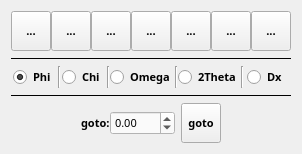
                   <widget class="QWidget" name="Single_Axis">
                    <attribute name="title">
                     <string>Single Axis</string>
                    </attribute>
                    <layout class="QVBoxLayout" name="verticalLayout_2">
                     <item>
                      <layout class="QHBoxLayout" name="horizontalLayout_5">
                       <property name="spacing">
                        <number>0</number>
                       </property>
                       <property name="sizeConstraint">
                        <enum>QLayout::SetMinimumSize</enum>
                       </property>
                       <item>
                        <widget class="QToolButton" name="btn_sax_stp_bck">
                         <property name="minimumSize">
                          <size>
                           <width>40</width>
                           <height>40</height>
                          </size>
                         </property>
                         <property name="font">
                          <font>
                           <family>AU Passata</family>
                           <pointsize>8</pointsize>
                           <weight>75</weight>
                           <bold>true</bold>
                          </font>
                         </property>
                         <property name="focusPolicy">
                          <enum>Qt::NoFocus</enum>
                         </property>
                         <property name="statusTip">
                          <string>Move a single motor step in the negative direction</string>
                         </property>
                         <property name="text">
                          <string>...</string>
                         </property>
                         <property name="icon">
                          <iconset resource="icons.qrc">
                           <normaloff>:/icons/minus.png</normaloff>:/icons/minus.png</iconset>
                         </property>
                         <property name="iconSize">
                          <size>
                           <width>24</width>
                           <height>24</height>
                          </size>
                         </property>
                         <property name="autoRepeat">
                          <bool>true</bool>
                         </property>
                        </widget>
                       </item>
                       <item>
                        <widget class="QToolButton" name="btn_sax_con_bck">
                         <property name="minimumSize">
                          <size>
                           <width>40</width>
                           <height>40</height>
                          </size>
                         </property>
                         <property name="font">
                          <font>
                           <family>AU Passata</family>
                           <pointsize>8</pointsize>
                           <weight>75</weight>
                           <bold>true</bold>
                          </font>
                         </property>
                         <property name="focusPolicy">
                          <enum>Qt::NoFocus</enum>
                         </property>
                         <property name="text">
                          <string>...</string>
                         </property>
                         <property name="icon">
                          <iconset resource="icons.qrc">
                           <normaloff>:/icons/first.png</normaloff>:/icons/first.png</iconset>
                         </property>
                         <property name="iconSize">
                          <size>
                           <width>24</width>
                           <height>24</height>
                          </size>
                         </property>
                         <property name="checkable">
                          <bool>true</bool>
                         </property>
                        </widget>
                       </item>
                       <item>
                        <widget class="QToolButton" name="btn_sax_run_bck">
                         <property name="minimumSize">
                          <size>
                           <width>40</width>
                           <height>40</height>
                          </size>
                         </property>
                         <property name="font">
                          <font>
                           <family>AU Passata</family>
                           <pointsize>8</pointsize>
                           <weight>75</weight>
                           <bold>true</bold>
                          </font>
                         </property>
                         <property name="focusPolicy">
                          <enum>Qt::NoFocus</enum>
                         </property>
                         <property name="text">
                          <string>...</string>
                         </property>
                         <property name="icon">
                          <iconset resource="icons.qrc">
                           <normaloff>:/icons/back.png</normaloff>:/icons/back.png</iconset>
                         </property>
                         <property name="iconSize">
                          <size>
                           <width>24</width>
                           <height>24</height>
                          </size>
                         </property>
                         <property name="checkable">
                          <bool>false</bool>
                         </property>
                         <property name="autoRepeat">
                          <bool>false</bool>
                         </property>
                         <property name="autoExclusive">
                          <bool>false</bool>
                         </property>
                         <property name="autoRepeatDelay">
                          <number>100</number>
                         </property>
                        </widget>
                       </item>
                       <item>
                        <widget class="QToolButton" name="btn_sax_run_stp">
                         <property name="minimumSize">
                          <size>
                           <width>40</width>
                           <height>40</height>
                          </size>
                         </property>
                         <property name="font">
                          <font>
                           <family>AU Passata</family>
                           <pointsize>8</pointsize>
                           <weight>75</weight>
                           <bold>true</bold>
                          </font>
                         </property>
                         <property name="focusPolicy">
                          <enum>Qt::NoFocus</enum>
                         </property>
                         <property name="statusTip">
                          <string>Stop all motors &amp; abort data collection!</string>
                         </property>
                         <property name="text">
                          <string>...</string>
                         </property>
                         <property name="icon">
                          <iconset resource="icons.qrc">
                           <normaloff>:/icons/stop.png</normaloff>:/icons/stop.png</iconset>
                         </property>
                         <property name="iconSize">
                          <size>
                           <width>24</width>
                           <height>24</height>
                          </size>
                         </property>
                        </widget>
                       </item>
                       <item>
                        <widget class="QToolButton" name="btn_sax_run_fwd">
                         <property name="minimumSize">
                          <size>
                           <width>40</width>
                           <height>40</height>
                          </size>
                         </property>
                         <property name="font">
                          <font>
                           <family>AU Passata</family>
                           <pointsize>8</pointsize>
                           <weight>75</weight>
                           <bold>true</bold>
                          </font>
                         </property>
                         <property name="focusPolicy">
                          <enum>Qt::NoFocus</enum>
                         </property>
                         <property name="text">
                          <string>...</string>
                         </property>
                         <property name="icon">
                          <iconset resource="icons.qrc">
                           <normaloff>:/icons/forward.png</normaloff>:/icons/forward.png</iconset>
                         </property>
                         <property name="iconSize">
                          <size>
                           <width>24</width>
                           <height>24</height>
                          </size>
                         </property>
                         <property name="checkable">
                          <bool>false</bool>
                         </property>
                         <property name="autoRepeat">
                          <bool>false</bool>
                         </property>
                         <property name="autoExclusive">
                          <bool>false</bool>
                         </property>
                         <property name="autoRepeatDelay">
                          <number>100</number>
                         </property>
                        </widget>
                       </item>
                       <item>
                        <widget class="QToolButton" name="btn_sax_con_fwd">
                         <property name="minimumSize">
                          <size>
                           <width>40</width>
                           <height>40</height>
                          </size>
                         </property>
                         <property name="font">
                          <font>
                           <family>AU Passata</family>
                           <pointsize>8</pointsize>
                           <weight>75</weight>
                           <bold>true</bold>
                          </font>
                         </property>
                         <property name="focusPolicy">
                          <enum>Qt::NoFocus</enum>
                         </property>
                         <property name="text">
                          <string>...</string>
                         </property>
                         <property name="icon">
                          <iconset resource="icons.qrc">
                           <normaloff>:/icons/last.png</normaloff>:/icons/last.png</iconset>
                         </property>
                         <property name="iconSize">
                          <size>
                           <width>24</width>
                           <height>24</height>
                          </size>
                         </property>
                         <property name="checkable">
                          <bool>true</bool>
                         </property>
                        </widget>
                       </item>
                       <item>
                        <widget class="QToolButton" name="btn_sax_stp_fwd">
                         <property name="minimumSize">
                          <size>
                           <width>40</width>
                           <height>40</height>
                          </size>
                         </property>
                         <property name="font">
                          <font>
                           <family>AU Passata</family>
                           <pointsize>8</pointsize>
                           <weight>75</weight>
                           <bold>true</bold>
                          </font>
                         </property>
                         <property name="focusPolicy">
                          <enum>Qt::NoFocus</enum>
                         </property>
                         <property name="statusTip">
                          <string>Move a single motor step in the positive direction</string>
                         </property>
                         <property name="text">
                          <string>...</string>
                         </property>
                         <property name="icon">
                          <iconset resource="icons.qrc">
                           <normaloff>:/icons/plus.png</normaloff>:/icons/plus.png</iconset>
                         </property>
                         <property name="iconSize">
                          <size>
                           <width>24</width>
                           <height>24</height>
                          </size>
                         </property>
                         <property name="autoRepeat">
                          <bool>true</bool>
                         </property>
                        </widget>
                       </item>
                      </layout>
                     </item>
                     <item>
                      <widget class="Line" name="line">
                       <property name="font">
                        <font>
                         <family>AU Passata</family>
                         <pointsize>8</pointsize>
                         <weight>75</weight>
                         <bold>true</bold>
                        </font>
                       </property>
                       <property name="frameShadow">
                        <enum>QFrame::Plain</enum>
                       </property>
                       <property name="orientation">
                        <enum>Qt::Horizontal</enum>
                       </property>
                      </widget>
                     </item>
                     <item>
                      <layout class="QHBoxLayout" name="horizontalLayout_7">
                       <property name="spacing">
                        <number>0</number>
                       </property>
                       <item alignment="Qt::AlignHCenter">
                        <widget class="QRadioButton" name="rdo_sax_phi">
                         <property name="font">
                          <font>
                           <family>AU Passata</family>
                           <pointsize>8</pointsize>
                           <weight>75</weight>
                           <bold>true</bold>
                          </font>
                         </property>
                         <property name="focusPolicy">
                          <enum>Qt::NoFocus</enum>
                         </property>
                         <property name="text">
                          <string>Phi</string>
                         </property>
                         <property name="checked">
                          <bool>true</bool>
                         </property>
                        </widget>
                       </item>
                       <item>
                        <widget class="Line" name="line_4">
                         <property name="font">
                          <font>
                           <family>AU Passata</family>
                           <pointsize>8</pointsize>
                           <weight>75</weight>
                           <bold>true</bold>
                          </font>
                         </property>
                         <property name="orientation">
                          <enum>Qt::Vertical</enum>
                         </property>
                        </widget>
                       </item>
                       <item alignment="Qt::AlignHCenter">
                        <widget class="QRadioButton" name="rdo_sax_chi">
                         <property name="font">
                          <font>
                           <family>AU Passata</family>
                           <pointsize>8</pointsize>
                           <weight>75</weight>
                           <bold>true</bold>
                          </font>
                         </property>
                         <property name="focusPolicy">
                          <enum>Qt::NoFocus</enum>
                         </property>
                         <property name="text">
                          <string>Chi</string>
                         </property>
                        </widget>
                       </item>
                       <item>
                        <widget class="Line" name="line_5">
                         <property name="font">
                          <font>
                           <family>AU Passata</family>
                           <pointsize>8</pointsize>
                           <weight>75</weight>
                           <bold>true</bold>
                          </font>
                         </property>
                         <property name="orientation">
                          <enum>Qt::Vertical</enum>
                         </property>
                        </widget>
                       </item>
                       <item alignment="Qt::AlignHCenter">
                        <widget class="QRadioButton" name="rdo_sax_omg">
                         <property name="font">
                          <font>
                           <family>AU Passata</family>
                           <pointsize>8</pointsize>
                           <weight>75</weight>
                           <bold>true</bold>
                          </font>
                         </property>
                         <property name="focusPolicy">
                          <enum>Qt::NoFocus</enum>
                         </property>
                         <property name="text">
                          <string>Omega</string>
                         </property>
                        </widget>
                       </item>
                       <item>
                        <widget class="Line" name="line_6">
                         <property name="font">
                          <font>
                           <family>AU Passata</family>
                           <pointsize>8</pointsize>
                           <weight>75</weight>
                           <bold>true</bold>
                          </font>
                         </property>
                         <property name="orientation">
                          <enum>Qt::Vertical</enum>
                         </property>
                        </widget>
                       </item>
                       <item alignment="Qt::AlignHCenter">
                        <widget class="QRadioButton" name="rdo_sax_tth">
                         <property name="font">
                          <font>
                           <family>AU Passata</family>
                           <pointsize>8</pointsize>
                           <weight>75</weight>
                           <bold>true</bold>
                          </font>
                         </property>
                         <property name="focusPolicy">
                          <enum>Qt::NoFocus</enum>
                         </property>
                         <property name="text">
                          <string>2Theta</string>
                         </property>
                        </widget>
                       </item>
                       <item>
                        <widget class="Line" name="line_8">
                         <property name="font">
                          <font>
                           <family>AU Passata</family>
                           <pointsize>8</pointsize>
                           <weight>75</weight>
                           <bold>true</bold>
                          </font>
                         </property>
                         <property name="orientation">
                          <enum>Qt::Vertical</enum>
                         </property>
                        </widget>
                       </item>
                       <item alignment="Qt::AlignHCenter">
                        <widget class="QRadioButton" name="rdo_sax_dxt">
                         <property name="font">
                          <font>
                           <family>AU Passata</family>
                           <pointsize>8</pointsize>
                           <weight>75</weight>
                           <bold>true</bold>
                          </font>
                         </property>
                         <property name="focusPolicy">
                          <enum>Qt::NoFocus</enum>
                         </property>
                         <property name="text">
                          <string>Dx</string>
                         </property>
                        </widget>
                       </item>
                      </layout>
                     </item>
                     <item>
                      <widget class="Line" name="line_9">
                       <property name="font">
                        <font>
                         <family>AU Passata</family>
                         <pointsize>8</pointsize>
                         <weight>75</weight>
                         <bold>true</bold>
                        </font>
                       </property>
                       <property name="frameShadow">
                        <enum>QFrame::Plain</enum>
                       </property>
                       <property name="orientation">
                        <enum>Qt::Horizontal</enum>
                       </property>
                      </widget>
                     </item>
                     <item>
                      <layout class="QHBoxLayout" name="horizontalLayout_4">
                       <property name="spacing">
                        <number>0</number>
                       </property>
                       <property name="bottomMargin">
                        <number>0</number>
                       </property>
                       <item>
                        <spacer name="horizontalSpacer_8">
                         <property name="font">
                          <font>
                           <family>AU Passata</family>
                           <pointsize>8</pointsize>
                           <weight>75</weight>
                           <bold>true</bold>
                          </font>
                         </property>
                         <property name="orientation">
                          <enum>Qt::Horizontal</enum>
                         </property>
                         <property name="sizeHint" stdset="0">
                          <size>
                           <width>40</width>
                           <height>20</height>
                          </size>
                         </property>
                        </spacer>
                       </item>
                       <item>
                        <layout class="QGridLayout" name="gridLayout_9">
                         <property name="rightMargin">
                          <number>0</number>
                         </property>
                         <property name="horizontalSpacing">
                          <number>6</number>
                         </property>
                         <property name="verticalSpacing">
                          <number>0</number>
                         </property>
                         <item row="0" column="3">
                          <widget class="QToolButton" name="btn_sax_got">
                           <property name="minimumSize">
                            <size>
                             <width>40</width>
                             <height>40</height>
                            </size>
                           </property>
                           <property name="font">
                            <font>
                             <family>AU Passata</family>
                             <pointsize>8</pointsize>
                             <weight>75</weight>
                             <bold>true</bold>
                            </font>
                           </property>
                           <property name="statusTip">
                            <string>Move axis to position</string>
                           </property>
                           <property name="text">
                            <string>goto</string>
                           </property>
                           <property name="icon">
                            <iconset resource="icons.qrc">
                             <normaloff>:/icons/play.png</normaloff>:/icons/play.png</iconset>
                           </property>
                           <property name="iconSize">
                            <size>
                             <width>24</width>
                             <height>24</height>
                            </size>
                           </property>
                          </widget>
                         </item>
                         <item row="0" column="0">
                          <layout class="QHBoxLayout" name="horizontalLayout_8">
                           <property name="spacing">
                            <number>0</number>
                           </property>
                           <property name="rightMargin">
                            <number>0</number>
                           </property>
                           <item>
                            <widget class="QLabel" name="label_16">
                             <property name="font">
                              <font>
                               <family>AU Passata</family>
                               <pointsize>8</pointsize>
                               <weight>75</weight>
                               <bold>true</bold>
                              </font>
                             </property>
                             <property name="text">
                              <string>goto:</string>
                             </property>
                            </widget>
                           </item>
                           <item>
                            <widget class="QDoubleSpinBox" name="inp_sax_got">
                             <property name="font">
                              <font>
                               <family>AU Passata</family>
                               <pointsize>8</pointsize>
                               <weight>50</weight>
                               <bold>false</bold>
                              </font>
                             </property>
                             <property name="styleSheet">
                              <string notr="true">background-color: rgb(250, 250, 250);</string>
                             </property>
                             <property name="wrapping">
                              <bool>false</bool>
                             </property>
                             <property name="prefix">
                              <string/>
                             </property>
                             <property name="minimum">
                              <double>-360.000000000000000</double>
                             </property>
                             <property name="maximum">
                              <double>360.000000000000000</double>
                             </property>
                             <property name="singleStep">
                              <double>1.000000000000000</double>
                             </property>
                            </widget>
                           </item>
                          </layout>
                         </item>
                        </layout>
                       </item>
                       <item>
                        <spacer name="horizontalSpacer_9">
                         <property name="font">
                          <font>
                           <family>AU Passata</family>
                           <pointsize>8</pointsize>
                           <weight>75</weight>
                           <bold>true</bold>
                          </font>
                         </property>
                         <property name="orientation">
                          <enum>Qt::Horizontal</enum>
                         </property>
                         <property name="sizeHint" stdset="0">
                          <size>
                           <width>40</width>
                           <height>20</height>
                          </size>
                         </property>
                        </spacer>
                       </item>
                      </layout>
                     </item>
                    </layout>
                   </widget>
